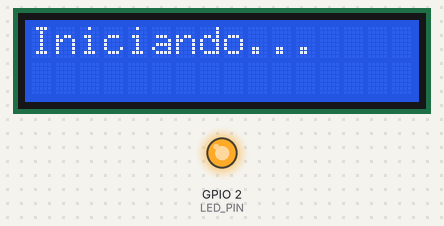
A sketch run on a simulated ESP32. Shown: 16×2 character LCD, output pins drawn as LEDs (lit = HIGH). WiFi joins after 1.5 s; servers stay silent unless stated; what the sketch prints to the serial monitor is not drawn.

Above: at 0.1 s.
At 3.1 s:
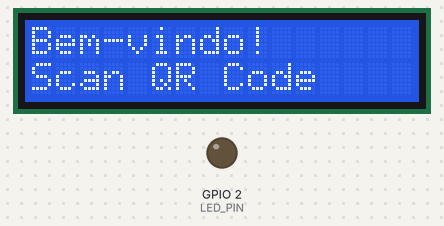
At 6.1 s:
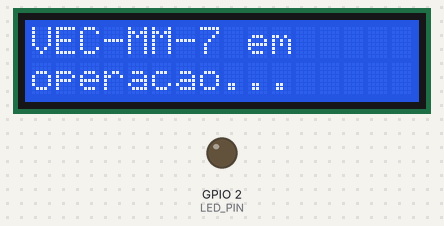
Timing chart, 0 to 7.6 s (numbered marks = the images above):
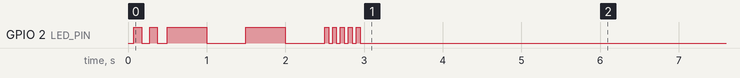

Measured:
- what the display in image 1 shows lasts 3.0 s, from 3.0 s to 6.0 s

The sketch:

Codigo_ESP32_PARA_VEC-MM-7.ino
```cpp
#include <WiFi.h>
#include <HTTPClient.h>
#include <ArduinoJson.h>
#include <Adafruit_MPU6050.h>
#include <Adafruit_Sensor.h>
#include <Wire.h>
#include <LiquidCrystal_I2C.h>
#include <EmonLib.h>

// === Constantes de Configuração ===
const int LED_PIN = 2;
const char* WIFI_SSID = "MGU98";
const char* WIFI_PASS = "870104431";
const char* SERVER_URL = "http://192.168.207.148:4242";

const int SAMPLE_RATE = 200;
const int NUM_SAMPLES = 200;
const int I2C_SDA = 21, I2C_SCL = 22;
const int SCT013_PIN = 35;

// === Instâncias de Objetos Globais ===
Adafruit_MPU6050 mpu;
HTTPClient http;
LiquidCrystal_I2C lcd(0x27, 16, 2);
EnergyMonitor emon1;

// === Funções Auxiliares ===
void blinkLED(int times, int delayMs) {
  for (int i = 0; i < times; i++) {
    digitalWrite(LED_PIN, HIGH);
    delay(delayMs);
    digitalWrite(LED_PIN, LOW);
    delay(delayMs);
  }
}

void connectToWiFi() {
  Serial.print("Connecting to WiFi");
  lcd.clear();
  lcd.print("Conectando ao");
  lcd.setCursor(0, 1);
  lcd.print("WiFi...");
  WiFi.begin(WIFI_SSID, WIFI_PASS);
  while (WiFi.status() != WL_CONNECTED) {
    blinkLED(1, 500);
    Serial.print(".");
  }
  blinkLED(5, 50);
  Serial.printf("\nConnected! IP: %s\n", WiFi.localIP().toString().c_str());
}

bool checkServerReady() {
  http.begin(SERVER_URL);
  int httpCode = http.GET();
  bool ready = (httpCode == HTTP_CODE_OK && http.getString() == "1");
  http.end();
  return ready;
}

void sendData(JsonDocument& json) {
  http.begin(SERVER_URL);
  http.addHeader("Content-Type", "application/json");
  String jsonString;
  serializeJson(json, jsonString);
  int httpCode = http.POST(jsonString);
  if (httpCode <= 0) Serial.println("Error sending data");
  http.end();
}

// === Setup Inicial ===
void setup() {
  Serial.begin(115200);
  pinMode(LED_PIN, OUTPUT);
  pinMode(SCT013_PIN, INPUT);

  lcd.init();
  lcd.backlight();
  lcd.print("Iniciando...");

  Wire.begin(I2C_SDA, I2C_SCL);
  if (!mpu.begin()) {
    Serial.println("MPU6050 not found!");
    lcd.clear();
    lcd.print("MPU6050 nao");
    lcd.setCursor(0, 1);
    lcd.print("encontrado!");
    while (1) blinkLED(3, 200);
  }

  blinkLED(2, 100);

  mpu.setAccelerometerRange(MPU6050_RANGE_16_G);
  mpu.setFilterBandwidth(MPU6050_BAND_10_HZ);

  connectToWiFi();

  lcd.clear();
  lcd.print("Bem-vindo!");
  lcd.setCursor(0, 1);
  lcd.print("Scan QR Code");
  delay(3000);

  lcd.clear();
  lcd.print("VEC-MM-7 em");
  lcd.setCursor(0, 1);
  lcd.print("operacao...");

  emon1.current(SCT013_PIN, 5.06);
}

// === Loop Principal ===
void loop() {
  if (!checkServerReady()) {
    delay(100);
    return;
  }

  DynamicJsonDocument json(3 * JSON_ARRAY_SIZE(NUM_SAMPLES) + JSON_OBJECT_SIZE(4));
  JsonArray x_data = json.createNestedArray("x");
  JsonArray y_data = json.createNestedArray("y");
  JsonArray z_data = json.createNestedArray("z");
  JsonArray current_data = json.createNestedArray("current");

  unsigned long startTime = millis();
  int samples = 0;

  while (samples < NUM_SAMPLES) {
    if (millis() - startTime >= (samples * (1000 / SAMPLE_RATE))) {
      sensors_event_t accel, gyro, temp;
      mpu.getEvent(&accel, &gyro, &temp);

      x_data.add(accel.acceleration.x);
      y_data.add(accel.acceleration.y);
      z_data.add(accel.acceleration.z);

      double current = emon1.calcIrms(1500);
      current_data.add(current);

      if (samples % 50 == 0) {
        Serial.printf("Sample %d: X:%.2f Y:%.2f Z:%.2f Current: %.2f A\n",
                      samples, accel.acceleration.x,
                      accel.acceleration.y, accel.acceleration.z, current);
      }

      samples++;
    }
  }

  digitalWrite(LED_PIN, HIGH);
  sendData(json);
  digitalWrite(LED_PIN, LOW);
  delay(10);
}
```
